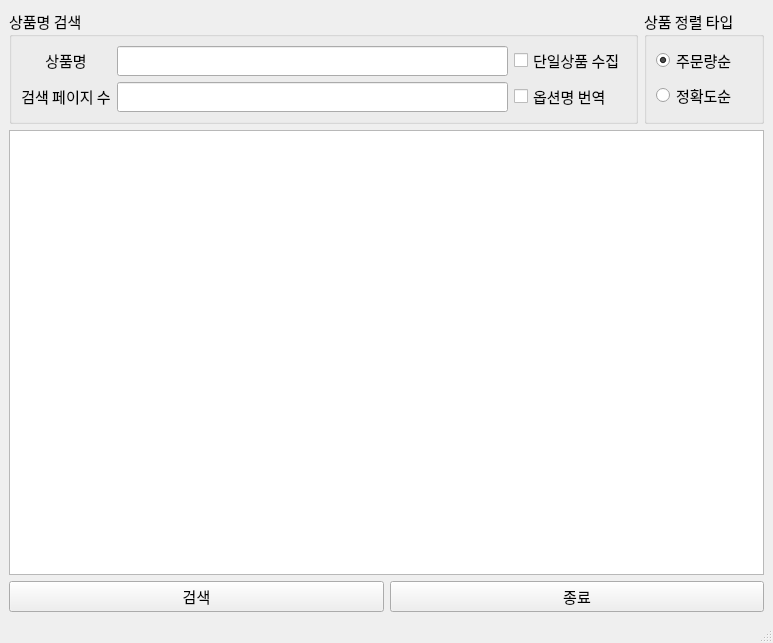
<?xml version="1.0" encoding="UTF-8"?>
<ui version="4.0">
 <class>MainWindow</class>
 <widget class="QMainWindow" name="MainWindow">
  <property name="geometry">
   <rect>
    <x>0</x>
    <y>0</y>
    <width>773</width>
    <height>643</height>
   </rect>
  </property>
  <property name="windowTitle">
   <string>AliExpress Web crawller</string>
  </property>
  <property name="toolTipDuration">
   <number>-2</number>
  </property>
  <widget class="QWidget" name="centralwidget">
   <layout class="QGridLayout" name="gridLayout_5">
    <item row="0" column="0">
     <layout class="QGridLayout" name="gridLayout_3">
      <item row="0" column="0">
       <widget class="QGroupBox" name="groupBox_2">
        <property name="font">
         <font>
          <family>맑은 고딕</family>
          <pointsize>11</pointsize>
         </font>
        </property>
        <property name="title">
         <string>상품명 검색</string>
        </property>
        <layout class="QGridLayout" name="gridLayout_2">
         <item row="0" column="1">
          <widget class="QLineEdit" name="item_name">
           <property name="enabled">
            <bool>true</bool>
           </property>
           <property name="font">
            <font>
             <family>맑은 고딕</family>
             <pointsize>11</pointsize>
            </font>
           </property>
          </widget>
         </item>
         <item row="0" column="0">
          <widget class="QLabel" name="label_8">
           <property name="font">
            <font>
             <family>맑은 고딕</family>
             <pointsize>11</pointsize>
             <weight>50</weight>
             <bold>false</bold>
            </font>
           </property>
           <property name="text">
            <string>&lt;html&gt;&lt;head/&gt;&lt;body&gt;&lt;p align=&quot;center&quot;&gt;상품명&lt;/p&gt;&lt;/body&gt;&lt;/html&gt;</string>
           </property>
          </widget>
         </item>
         <item row="2" column="1">
          <widget class="QLineEdit" name="page_cnt">
           <property name="enabled">
            <bool>true</bool>
           </property>
           <property name="font">
            <font>
             <family>맑은 고딕</family>
             <pointsize>11</pointsize>
            </font>
           </property>
           <property name="echoMode">
            <enum>QLineEdit::Normal</enum>
           </property>
          </widget>
         </item>
         <item row="2" column="0">
          <widget class="QLabel" name="label_7">
           <property name="font">
            <font>
             <family>맑은 고딕</family>
             <pointsize>11</pointsize>
             <weight>50</weight>
             <bold>false</bold>
            </font>
           </property>
           <property name="text">
            <string>&lt;html&gt;&lt;head/&gt;&lt;body&gt;&lt;p align=&quot;center&quot;&gt;검색 페이지 수&lt;/p&gt;&lt;/body&gt;&lt;/html&gt;</string>
           </property>
          </widget>
         </item>
         <item row="0" column="2">
          <widget class="QCheckBox" name="no_option">
           <property name="text">
            <string>단일상품 수집</string>
           </property>
          </widget>
         </item>
         <item row="2" column="2">
          <widget class="QCheckBox" name="auto_translate_btn">
           <property name="text">
            <string>옵션명 번역</string>
           </property>
          </widget>
         </item>
        </layout>
       </widget>
      </item>
      <item row="0" column="1">
       <widget class="QGroupBox" name="groupBox">
        <property name="font">
         <font>
          <family>맑은 고딕</family>
          <pointsize>11</pointsize>
         </font>
        </property>
        <property name="title">
         <string>상품 정렬 타입</string>
        </property>
        <layout class="QGridLayout" name="gridLayout">
         <item row="0" column="0">
          <widget class="QRadioButton" name="order_btn">
           <property name="font">
            <font>
             <family>맑은 고딕</family>
             <pointsize>11</pointsize>
            </font>
           </property>
           <property name="text">
            <string>주문량순</string>
           </property>
           <property name="checked">
            <bool>true</bool>
           </property>
          </widget>
         </item>
         <item row="1" column="0">
          <widget class="QRadioButton" name="accuracy_btn">
           <property name="font">
            <font>
             <family>맑은 고딕</family>
             <pointsize>11</pointsize>
            </font>
           </property>
           <property name="text">
            <string>정확도순</string>
           </property>
          </widget>
         </item>
        </layout>
       </widget>
      </item>
     </layout>
    </item>
    <item row="1" column="0">
     <layout class="QGridLayout" name="gridLayout_4">
      <item row="0" column="0" colspan="2">
       <widget class="QTextBrowser" name="textBrowser">
        <property name="font">
         <font>
          <family>맑은 고딕</family>
          <pointsize>11</pointsize>
         </font>
        </property>
       </widget>
      </item>
      <item row="1" column="0">
       <widget class="QPushButton" name="run_btn">
        <property name="font">
         <font>
          <family>맑은 고딕</family>
          <pointsize>11</pointsize>
         </font>
        </property>
        <property name="text">
         <string>검색</string>
        </property>
       </widget>
      </item>
      <item row="1" column="1">
       <widget class="QPushButton" name="exit_btn">
        <property name="font">
         <font>
          <family>맑은 고딕</family>
          <pointsize>11</pointsize>
         </font>
        </property>
        <property name="text">
         <string>종료</string>
        </property>
       </widget>
      </item>
     </layout>
    </item>
   </layout>
  </widget>
  <widget class="QMenuBar" name="menubar">
   <property name="geometry">
    <rect>
     <x>0</x>
     <y>0</y>
     <width>773</width>
     <height>26</height>
    </rect>
   </property>
  </widget>
  <widget class="QStatusBar" name="statusbar"/>
 </widget>
 <tabstops>
  <tabstop>item_name</tabstop>
  <tabstop>page_cnt</tabstop>
  <tabstop>textBrowser</tabstop>
  <tabstop>exit_btn</tabstop>
  <tabstop>run_btn</tabstop>
 </tabstops>
 <resources/>
 <connections/>
</ui>
